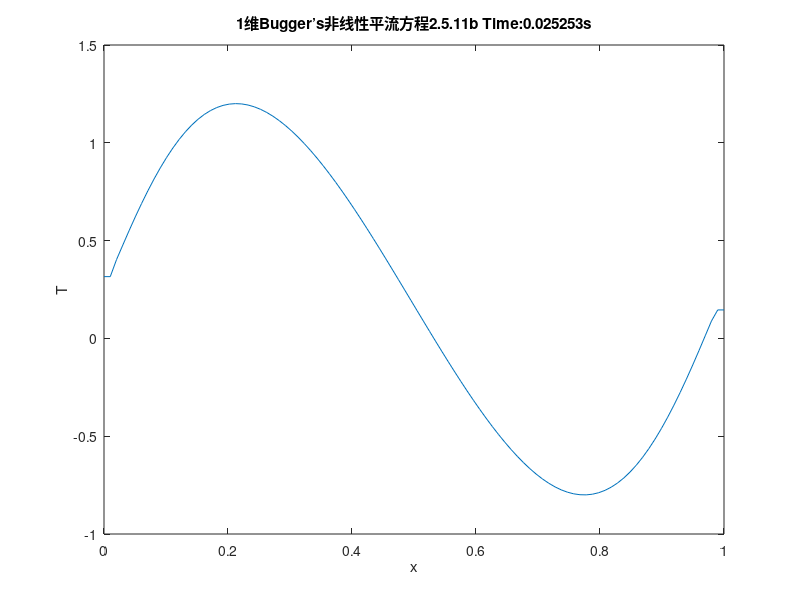

Write the MATLAB code that produced this figure. (Note: this script raises an error after producing the figure.)
clear all;
close all;
clc;

u=1;
Nx=100;
x=linspace(0,u,Nx);
dx=u/(Nx-1);
dt=dx*0.5; % 1可改
r=dt/(3*dx);


% 请尝试几种不同的初值温度分布 T(x,t=0)
% U0=sin(2*pi*x);
U0=0.2+sin(2*pi*x);

U1=zeros(size(U0)); %create an empty matrix for n+1 time layer
U2=zeros(size(U0));
xi=2:Nx-1;  % innner grid points

% FTCS get U1 for CTCS
U1(xi)=U0(xi)+U0(xi).*dt./dx.*(  U0(xi+1)-U0(xi-1)  );


drawnow;
set(gca,'xlim',[0 u],'ylim',[0 max(U0)+0.5])
count=0;
while count<90
    count=count+1;

    Um0=0.5.*(U0(xi-1)+U1(xi-1));
    Um1=0.5.*(U0(xi)+U1(xi));
    Um2=0.5.*(U0(xi+1)+U1(xi+1));
    U2(xi)=U0(xi)+r*(  Um1.*(Um2-Um0)+(Um2.^2-Um0.^2)  );

    U0=U1;
    U1=U2;
    % Neumann boundary condition: T_x(1)=0, T_x(end)=0
    U0(1)=U0(2);
    U0(end)=U0(end-1);
    U1(1)=U1(2);
    U1(end)=U1(end-1);
    U2(1)=U2(2);
    U2(end)=U2(end-1);


    mi=0.5*sum(U2.^2);
    m(count)=mi;
    if mod(count,5)==0
        plot(x,U2)
        %         xlim([0 u]);
        %         ylim([-(max(U0)+0.5) max(U0)+0.5]);
        title(['1维Bugger’s非线性平流方程2.5.11b Time:' num2str(count*dt),'s']);
        xlabel('x')
        ylabel('T')
        pause(0.05);
        frame = getframe(gcf);
        im = frame2im(frame);
        [imind,cm] = rgb2ind(im,256);
        if count==5
            imwrite(imind,cm,'assignment2_1_Bugger’s_eq_2_5_11_b.gif','gif', 'Loopcount',inf);
        else
            imwrite(imind,cm,'assignment2_1_Bugger’s_eq_2_5_11_b.gif','gif','WriteMode','append');
        end
    end %画图部分
end

% figure
% plot(m)
% xlim([1 600])
% % xlim([1 135])
% ylim([20 60])
% xlabel('Time')
% ylabel('总动能')
% title(['初始条件：u_j^0=sin(2πx)']);


